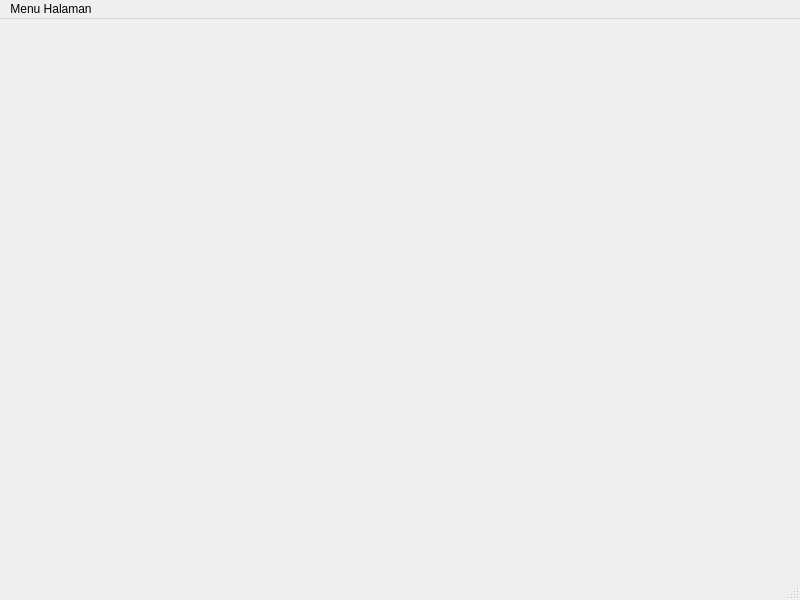
<?xml version="1.0" encoding="UTF-8"?>
<ui version="4.0">
 <class>MainWindow</class>
 <widget class="QMainWindow" name="MainWindow">
  <property name="geometry">
   <rect>
    <x>0</x>
    <y>0</y>
    <width>800</width>
    <height>600</height>
   </rect>
  </property>
  <property name="windowTitle">
   <string>MainWindow</string>
  </property>
  <widget class="QWidget" name="centralwidget"/>
  <widget class="QMenuBar" name="menubar">
   <property name="geometry">
    <rect>
     <x>0</x>
     <y>0</y>
     <width>800</width>
     <height>18</height>
    </rect>
   </property>
   <widget class="QMenu" name="menuMenu_Halaman">
    <property name="title">
     <string>Menu Halaman</string>
    </property>
    <addaction name="actionGaleri"/>
    <addaction name="actionTesti"/>
    <addaction name="actionArtikel"/>
    <addaction name="actionDiskusi"/>
   </widget>
   <addaction name="menuMenu_Halaman"/>
  </widget>
  <widget class="QStatusBar" name="statusbar"/>
  <action name="actionGaleri">
   <property name="text">
    <string>Galeri</string>
   </property>
  </action>
  <action name="actionTesti">
   <property name="text">
    <string>Testi</string>
   </property>
  </action>
  <action name="actionArtikel">
   <property name="text">
    <string>Artikel</string>
   </property>
  </action>
  <action name="actionDiskusi">
   <property name="text">
    <string>Diskusi</string>
   </property>
  </action>
 </widget>
 <resources/>
 <connections/>
</ui>
